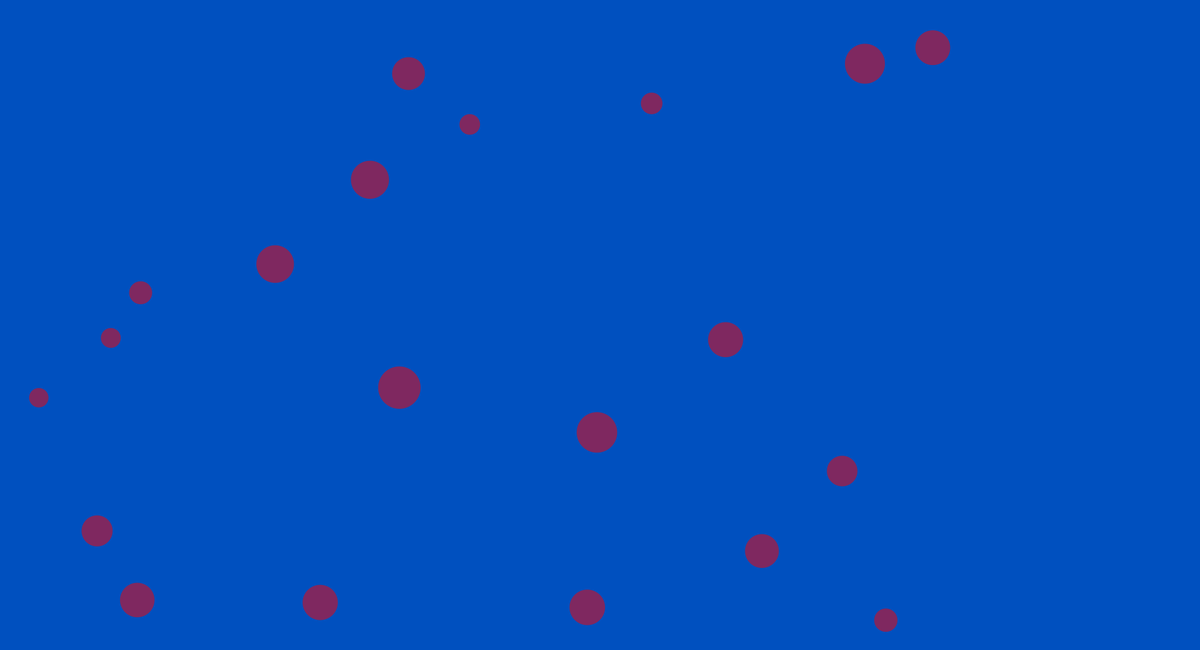
Frame 1 (no input)
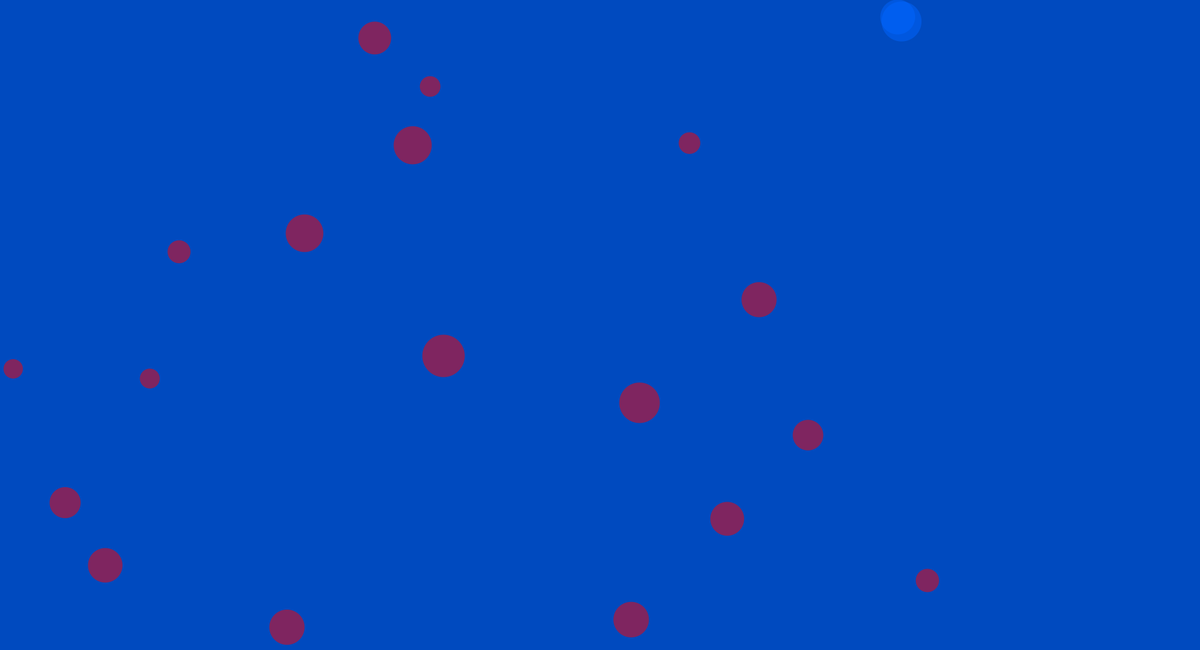
Frame 60 (the mouse pressed at the canvas centre just before this capture)
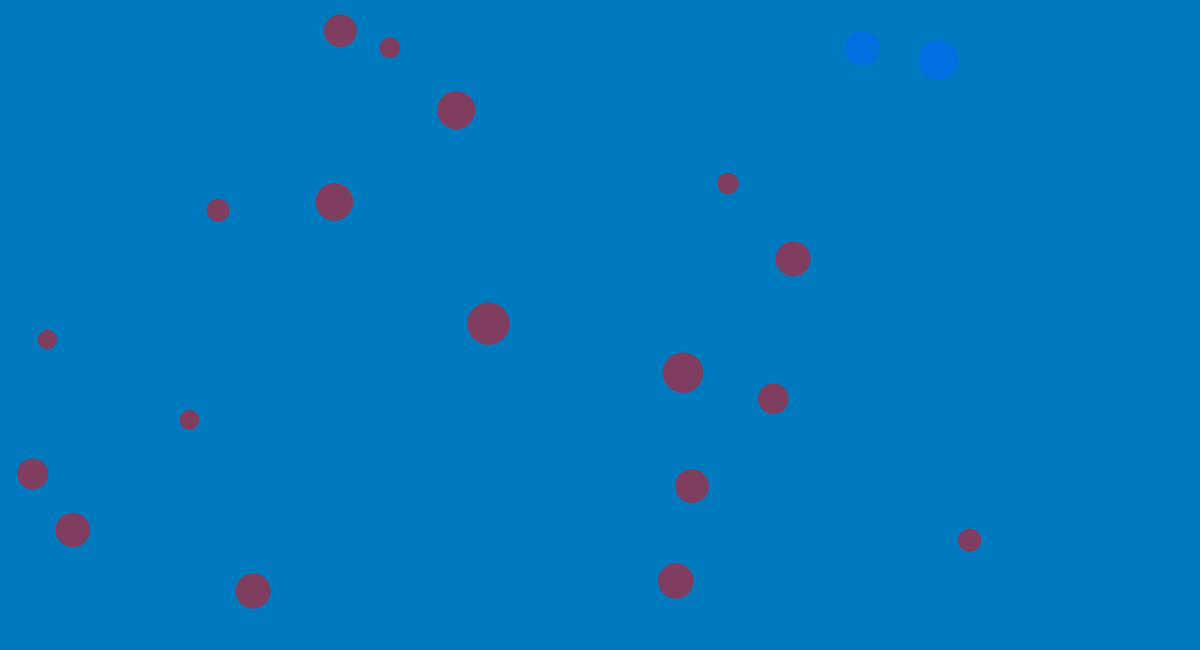
Frame 120 (the mouse held since frame 60 and released just before this capture)

The Processing sketch that drew these frames (run headless with seeded random() and noise(); from frame 60 on, the mouse is pressed at the canvas centre):

// Processing sketch: ScreenSaverBatchColorChange
// ── ScreenSaverBatchColorChange.pde
//ScreenSaver, batch color change

//Object interaction on Overlap
//with one object also adjusting background
//also changing colors until all are objects have overlapped 
//another, then new random color is applied

//by Calvin Tomaschko
//www.reannatrombley.com/designcjt/
//spring 2018
//DesignCJT@gmail.com
//Guideing code from Coding Train on youtube, Processing tutorials
//https://www.youtube.com/channel/UCvjgXvBlbQiydffZU7m1_aw



Circles [] roundOne = new Circles[20];

Circles compare;

int allSame;


void setup(){
  size(1900,1030);
  compare = new  Circles();

  for (int i = 0; i < roundOne.length; i++) {
  
    float d = random(30,70); //sets diameter
    float x = random(0+(d/2),(width-(d/2))); //sets the circle left or right
    float y = random(0+(d/2),(height-(d/2))); //sets the circle up or down
    
    roundOne[i] = new Circles(x,y,d);
    colorMode(HSB,100);
    
  }
}


void draw() {
  roundOne[0].colorBack(); //Circle zero is used to color the background by position
  
  //This forLoop section is all to compare if each circle is touching
  //then it displays, moves, and checks edges
  
  for (int i = 0; i < roundOne.length; i++) { 
    boolean tester = false;
            for(int j = 0; j < roundOne.length; j++) { 
              //this loop inside a loop compares each circle to each other
              
              if  ( (i != j) && (roundOne[i].touching(roundOne[j]))  ) {
              tester = true;}
            }
    if (tester) {
      roundOne[i].changeRGB();}
    else {
      roundOne[i].normRGB();
    }
    
  roundOne[i].display();
  roundOne[i].move();
  roundOne[i].checkEdges();
  }
  
  //This section below is for assessing whether every circle is the same color and 
  //to reset to a new color if so. For each circle of the same "newest" color, variable
  //allSame goes up by one

allSame = 0;

  for (int a = 0; a <roundOne.length; a++) {
    if (roundOne[a].selfColorCheck()){allSame= allSame+1;
    }
    else {}
  } //closes for
  
  if (allSame == roundOne.length){ //<>//
    int newHue = int(random(0,100));
    for (int b = 0; b <roundOne.length; b++) {
      roundOne[b].changeHue(newHue);
    }
  } //closes if

} //closes Draw

// ── sketchy.pde





class Circles {
  
  float x; 
  float y; 
  float d;
  float cirColor;
  float xspeed;
  float yspeed;
  float hueX;
  float hueY; 
  float ballX;
  float ballY;
 
  float hueAt = 0 ;
  float hueTo = 60; 
  
  float switcherX;
  float switcherY;
  float coinFlipX;
  float coinFlipY;  
  
  Circles(){
  }
  
  Circles(float x ,float y,float d){  
    this.x = x; 
    this.y = y; 
    this.d = d;
    coinFlipX = 1;
    coinFlipY = 1;
    this.switcherX = random (0,2);
    this.switcherY = random (0,2);
    
    if (this.switcherX <= 1){
      coinFlipX = -1;
      }
      
    if (this.switcherY <= 1){
      coinFlipY = -1;
      }
    this.xspeed = coinFlipX * random (.75,1.2);
    this.yspeed = coinFlipY * random (.75,1.2);
  } //closes circles
  
  
  boolean touching (Circles other) {
    float dtest = dist(this.x,this.y,other.x, other.y);
    if (dtest < (    (this.d/2) + (other.d/2)   )   ) {
       return true;}
    else {
     return false;}
  }
  
  
  void changeRGB() {
    this.hueAt = this.hueTo;
    fill(this.hueAt,100,100,50);
  }
  
  
  void changeHue(int newestHue){
    this.hueTo = newestHue; 
  }
  
  
  boolean selfColorCheck() {
   if (this.hueAt==hueTo){
     return true;}
   else {return false;}  
  }
  

  void normRGB() {
    fill(this.hueAt,100,100,50);
  }
  
  
  void display() {
    stroke(255);
    strokeWeight(5);
    ellipse(x, y, d, d);
  }
  
  
  void move() {
    this.x= this.x + this.xspeed;
    this.y= this.y + this.yspeed;
  }
  
  
  void checkEdges () {
    if (x + (d/2) > width || x-(d/2) < 0) {
      xspeed = xspeed * -1;
    }
    if (y + (d/2) > height || y-(d/2) < 0) {
      yspeed = yspeed * -1;
    }
  }


  void normRGB(float changeLook) {
    fill(changeLook,100,100,45);
  }
  
  
  //The function below control the background hue
  
  void colorBack () {
    hueX = x * 100 / width ;
    hueY = y * 100 / height; 
    background (((hueX/2) + (hueY/2)), 100, 75);
  }

} //Closes the class
